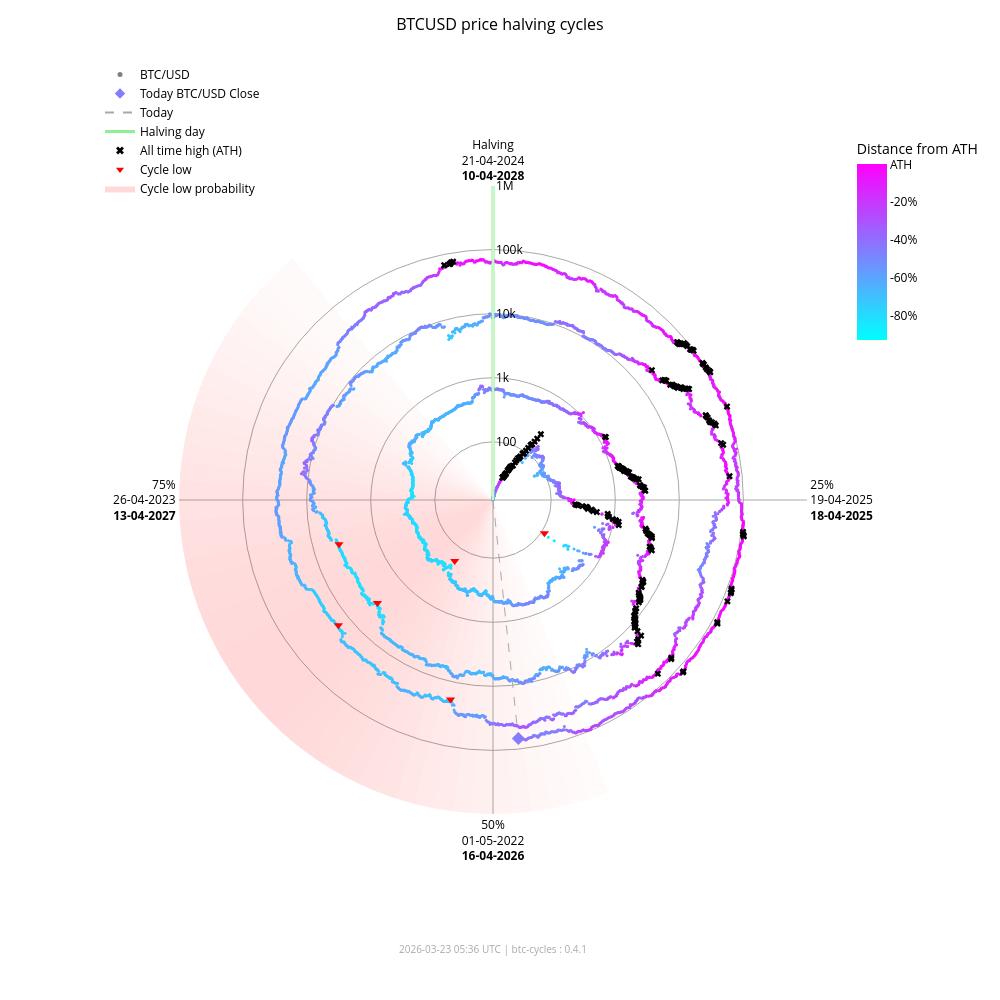

Write notebook code for a chart like this one.
### Markdown cell above
### Interactive chart (plotly)

### Code cell
fig_interactive = btc.plot(
    kind="interactive",
    from_date="2012-11-28",
)
# plotly config for interactivity
config = {"scrollZoom": True, "displayModeBar": True}
# display in notebook
fig_interactive.show(config=config)

### Figure 1 — Plotly figure (JSON) as saved in the notebook; plotly's stock layout.template omitted (floating-point values rounded to 4 significant figures; data arrays with more than 128 entries replaced by an {"elided": "..."} marker saying what was removed)
{"data": [{"fill": "toself", "fillcolor": "rgba(255,0,0,0.017168280509461755)", "hoverinfo": "skip", "line": {"width": 0}, "mode": "lines", "r": [12.35, 1000000, 1000000, 12.35, 12.35], "showlegend": false, "theta": [158.4, 158.4, 162.0, 162.0, 158.4], "type": "scatterpolar"}, {"fill": "toself", "fillcolor": "rgba(255,0,0,0.022114794501891175)", "hoverinfo": "skip", "line": {"width": 0}, "mode": "lines", "r": [12.35, 1000000, 1000000, 12.35, 12.35], "showlegend": false, "theta": [162.0, 162.0, 165.6, 165.6, 162.0], "type": "scatterpolar"}, {"fill": "toself", "fillcolor": "rgba(255,0,0,0.02790404259511669)", "hoverinfo": "skip", "line": {"width": 0}, "mode": "lines", "r": [12.35, 1000000, 1000000, 12.35, 12.35], "showlegend": false, "theta": [165.6, 165.6, 169.2, 169.2, 165.6], "type": "scatterpolar"}, {"fill": "toself", "fillcolor": "rgba(255,0,0,0.034518294852420334)", "hoverinfo": "skip", "line": {"width": 0}, "mode": "lines", "r": [12.35, 1000000, 1000000, 12.35, 12.35], "showlegend": false, "theta": [169.2, 169.2, 172.8, 172.8, 169.2], "type": "scatterpolar"}, {"fill": "toself", "fillcolor": "rgba(255,0,0,0.041901979682821514)", "hoverinfo": "skip", "line": {"width": 0}, "mode": "lines", "r": [12.35, 1000000, 1000000, 12.35, 12.35], "showlegend": false, "theta": [172.8, 172.8, 176.4, 176.4, 172.8], "type": "scatterpolar"}, {"fill": "toself", "fillcolor": "rgba(255,0,0,0.04996405861294358)", "hoverinfo": "skip", "line": {"width": 0}, "mode": "lines", "r": [12.35, 1000000, 1000000, 12.35, 12.35], "showlegend": false, "theta": [176.4, 176.4, 180.0, 180.0, 176.4], "type": "scatterpolar"}, {"fill": "toself", "fillcolor": "rgba(255,0,0,0.05858349692240514)", "hoverinfo": "skip", "line": {"width": 0}, "mode": "lines", "r": [12.35, 1000000, 1000000, 12.35, 12.35], "showlegend": false, "theta": [180.0, 180.0, 183.6, 183.6, 180.0], "type": "scatterpolar"}, {"fill": "toself", "fillcolor": "rgba(255,0,0,0.06761662035375064)", "hoverinfo": "skip", "line": {"width": 0}, "mode": "lines", "r": [12.35, 1000000, 1000000, 12.35, 12.35], "showlegend": false, "theta": [183.6, 183.6, 187.2, 187.2, 183.6], "type": "scatterpolar"}, {"fill": "toself", "fillcolor": "rgba(255,0,0,0.07690481219944661)", "hoverinfo": "skip", "line": {"width": 0}, "mode": "lines", "r": [12.35, 1000000, 1000000, 12.35, 12.35], "showlegend": false, "theta": [187.2, 187.2, 190.8, 190.8, 187.2], "type": "scatterpolar"}, {"fill": "toself", "fillcolor": "rgba(255,0,0,0.08628112000611096)", "hoverinfo": "skip", "line": {"width": 0}, "mode": "lines", "r": [12.35, 1000000, 1000000, 12.35, 12.35], "showlegend": false, "theta": [190.8, 190.8, 194.4, 194.4, 190.8], "type": "scatterpolar"}, {"fill": "toself", "fillcolor": "rgba(255,0,0,0.09557490841018089)", "hoverinfo": "skip", "line": {"width": 0}, "mode": "lines", "r": [12.35, 1000000, 1000000, 12.35, 12.35], "showlegend": false, "theta": [194.4, 194.4, 198.0, 198.0, 194.4], "type": "scatterpolar"}, {"fill": "toself", "fillcolor": "rgba(255,0,0,0.10461455782963762)", "hoverinfo": "skip", "line": {"width": 0}, "mode": "lines", "r": [12.35, 1000000, 1000000, 12.35, 12.35], "showlegend": false, "theta": [198.0, 198.0, 201.6, 201.6, 198.0], "type": "scatterpolar"}, {"fill": "toself", "fillcolor": "rgba(255,0,0,0.11322908719652829)", "hoverinfo": "skip", "line": {"width": 0}, "mode": "lines", "r": [12.35, 1000000, 1000000, 12.35, 12.35], "showlegend": false, "theta": [201.6, 201.6, 205.2, 205.2, 201.6], "type": "scatterpolar"}, {"fill": "toself", "fillcolor": "rgba(255,0,0,0.12125015337052986)", "hoverinfo": "skip", "line": {"width": 0}, "mode": "lines", "r": [12.35, 1000000, 1000000, 12.35, 12.35], "showlegend": false, "theta": [205.2, 205.2, 208.8, 208.8, 205.2], "type": "scatterpolar"}, {"fill": "toself", "fillcolor": "rgba(255,0,0,0.12851590515331976)", "hoverinfo": "skip", "line": {"width": 0}, "mode": "lines", "r": [12.35, 1000000, 1000000, 12.35, 12.35], "showlegend": false, "theta": [208.8, 208.8, 212.4, 212.4, 208.8], "type": "scatterpolar"}, {"fill": "toself", "fillcolor": "rgba(255,0,0,0.13487757461161184)", "hoverinfo": "skip", "line": {"width": 0}, "mode": "lines", "r": [12.35, 1000000, 1000000, 12.35, 12.35], "showlegend": false, "theta": [212.4, 212.4, 216.0, 216.0, 212.4], "type": "scatterpolar"}, {"fill": "toself", "fillcolor": "rgba(255,0,0,0.14020862181849592)", "hoverinfo": "skip", "line": {"width": 0}, "mode": "lines", "r": [12.35, 1000000, 1000000, 12.35, 12.35], "showlegend": false, "theta": [216.0, 216.0, 219.6, 219.6, 216.0], "type": "scatterpolar"}, {"fill": "toself", "fillcolor": "rgba(255,0,0,0.14441504950654527)", "hoverinfo": "skip", "line": {"width": 0}, "mode": "lines", "r": [12.35, 1000000, 1000000, 12.35, 12.35], "showlegend": false, "theta": [219.6, 219.6, 223.2, 223.2, 219.6], "type": "scatterpolar"}, {"fill": "toself", "fillcolor": "rgba(255,0,0,0.14744459351271713)", "hoverinfo": "skip", "line": {"width": 0}, "mode": "lines", "r": [12.35, 1000000, 1000000, 12.35, 12.35], "showlegend": false, "theta": [223.2, 223.2, 226.8, 226.8, 223.2], "type": "scatterpolar"}, {"fill": "toself", "fillcolor": "rgba(255,0,0,0.14929223192296423)", "hoverinfo": "skip", "line": {"width": 0}, "mode": "lines", "r": [12.35, 1000000, 1000000, 12.35, 12.35], "showlegend": false, "theta": [226.8, 226.8, 230.4, 230.4, 226.8], "type": "scatterpolar"}, {"fill": "toself", "fillcolor": "rgba(255,0,0,0.15)", "hoverinfo": "skip", "line": {"width": 0}, "mode": "lines", "r": [12.35, 1000000, 1000000, 12.35, 12.35], "showlegend": false, "theta": [230.4, 230.4, 234.0, 234.0, 230.4], "type": "scatterpolar"}, {"fill": "toself", "fillcolor": "rgba(255,0,0,0.14965033825231114)", "hoverinfo": "skip", "line": {"width": 0}, "mode": "lines", "r": [12.35, 1000000, 1000000, 12.35, 12.35], "showlegend": false, "theta": [234.0, 234.0, 237.6, 237.6, 234.0], "type": "scatterpolar"}, {"fill": "toself", "fillcolor": "rgba(255,0,0,0.14835378057909807)", "hoverinfo": "skip", "line": {"width": 0}, "mode": "lines", "r": [12.35, 1000000, 1000000, 12.35, 12.35], "showlegend": false, "theta": [237.6, 237.6, 241.2, 241.2, 237.6], "type": "scatterpolar"}, {"fill": "toself", "fillcolor": "rgba(255,0,0,0.14623322283554635)", "hoverinfo": "skip", "line": {"width": 0}, "mode": "lines", "r": [12.35, 1000000, 1000000, 12.35, 12.35], "showlegend": false, "theta": [241.2, 241.2, 244.8, 244.8, 241.2], "type": "scatterpolar"}, {"fill": "toself", "fillcolor": "rgba(255,0,0,0.1434078538226231)", "hoverinfo": "skip", "line": {"width": 0}, "mode": "lines", "r": [12.35, 1000000, 1000000, 12.35, 12.35], "showlegend": false, "theta": [244.8, 244.8, 248.4, 248.4, 244.8], "type": "scatterpolar"}, {"fill": "toself", "fillcolor": "rgba(255,0,0,0.13997983179373427)", "hoverinfo": "skip", "line": {"width": 0}, "mode": "lines", "r": [12.35, 1000000, 1000000, 12.35, 12.35], "showlegend": false, "theta": [248.4, 248.4, 252.0, 252.0, 248.4], "type": "scatterpolar"}, {"fill": "toself", "fillcolor": "rgba(255,0,0,0.13602598258454268)", "hoverinfo": "skip", "line": {"width": 0}, "mode": "lines", "r": [12.35, 1000000, 1000000, 12.35, 12.35], "showlegend": false, "theta": [252.0, 252.0, 255.6, 255.6, 252.0], "type": "scatterpolar"}, {"fill": "toself", "fillcolor": "rgba(255,0,0,0.13159547355344953)", "hoverinfo": "skip", "line": {"width": 0}, "mode": "lines", "r": [12.35, 1000000, 1000000, 12.35, 12.35], "showlegend": false, "theta": [255.6, 255.6, 259.2, 259.2, 255.6], "type": "scatterpolar"}, {"fill": "toself", "fillcolor": "rgba(255,0,0,0.12671301775492697)", "hoverinfo": "skip", "line": {"width": 0}, "mode": "lines", "r": [12.35, 1000000, 1000000, 12.35, 12.35], "showlegend": false, "theta": [259.2, 259.2, 262.8, 262.8, 259.2], "type": "scatterpolar"}, {"fill": "toself", "fillcolor": "rgba(255,0,0,0.12138610149219965)", "hoverinfo": "skip", "line": {"width": 0}, "mode": "lines", "r": [12.35, 1000000, 1000000, 12.35, 12.35], "showlegend": false, "theta": [262.8, 262.8, 266.4, 266.4, 262.8], "type": "scatterpolar"}, {"fill": "toself", "fillcolor": "rgba(255,0,0,0.1156142551644921)", "hoverinfo": "skip", "line": {"width": 0}, "mode": "lines", "r": [12.35, 1000000, 1000000, 12.35, 12.35], "showlegend": false, "theta": [266.4, 266.4, 270.0, 270.0, 266.4], "type": "scatterpolar"}, {"fill": "toself", "fillcolor": "rgba(255,0,0,0.10939851441251548)", "hoverinfo": "skip", "line": {"width": 0}, "mode": "lines", "r": [12.35, 1000000, 1000000, 12.35, 12.35], "showlegend": false, "theta": [270.0, 270.0, 273.6, 273.6, 270.0], "type": "scatterpolar"}, {"fill": "toself", "fillcolor": "rgba(255,0,0,0.10274974912946185)", "hoverinfo": "skip", "line": {"width": 0}, "mode": "lines", "r": [12.35, 1000000, 1000000, 12.35, 12.35], "showlegend": false, "theta": [273.6, 273.6, 277.2, 277.2, 273.6], "type": "scatterpolar"}, {"fill": "toself", "fillcolor": "rgba(255,0,0,0.09569517349791425)", "hoverinfo": "skip", "line": {"width": 0}, "mode": "lines", "r": [12.35, 1000000, 1000000, 12.35, 12.35], "showlegend": false, "theta": [277.2, 277.2, 280.8, 280.8, 277.2], "type": "scatterpolar"}, {"fill": "toself", "fillcolor": "rgba(255,0,0,0.08828282625646727)", "hoverinfo": "skip", "line": {"width": 0}, "mode": "lines", "r": [12.35, 1000000, 1000000, 12.35, 12.35], "showlegend": false, "theta": [280.8, 280.8, 284.4, 284.4, 280.8], "type": "scatterpolar"}, {"fill": "toself", "fillcolor": "rgba(255,0,0,0.08058400018765345)", "hoverinfo": "skip", "line": {"width": 0}, "mode": "lines", "r": [12.35, 1000000, 1000000, 12.35, 12.35], "showlegend": false, "theta": [284.4, 284.4, 288.0, 288.0, 284.4], "type": "scatterpolar"}, {"fill": "toself", "fillcolor": "rgba(255,0,0,0.07269354608292704)", "hoverinfo": "skip", "line": {"width": 0}, "mode": "lines", "r": [12.35, 1000000, 1000000, 12.35, 12.35], "showlegend": false, "theta": [288.0, 288.0, 291.6, 291.6, 288.0], "type": "scatterpolar"}, {"fill": "toself", "fillcolor": "rgba(255,0,0,0.06472784449068783)", "hoverinfo": "skip", "line": {"width": 0}, "mode": "lines", "r": [12.35, 1000000, 1000000, 12.35, 12.35], "showlegend": false, "theta": [291.6, 291.6, 295.2, 295.2, 291.6], "type": "scatterpolar"}, {"fill": "toself", "fillcolor": "rgba(255,0,0,0.05682021976743955)", "hoverinfo": "skip", "line": {"width": 0}, "mode": "lines", "r": [12.35, 1000000, 1000000, 12.35, 12.35], "showlegend": false, "theta": [295.2, 295.2, 298.8, 298.8, 295.2], "type": "scatterpolar"}, {"fill": "toself", "fillcolor": "rgba(255,0,0,0.04911378436707333)", "hoverinfo": "skip", "line": {"width": 0}, "mode": "lines", "r": [12.35, 1000000, 1000000, 12.35, 12.35], "showlegend": false, "theta": [298.8, 298.8, 302.4, 302.4, 298.8], "type": "scatterpolar"}, {"fill": "toself", "fillcolor": "rgba(255,0,0,0.04175213714896469)", "hoverinfo": "skip", "line": {"width": 0}, "mode": "lines", "r": [12.35, 1000000, 1000000, 12.35, 12.35], "showlegend": false, "theta": [302.4, 302.4, 306.0, 306.0, 302.4], "type": "scatterpolar"}, {"fill": "toself", "fillcolor": "rgba(255,0,0,0.034868865657538876)", "hoverinfo": "skip", "line": {"width": 0}, "mode": "lines", "r": [12.35, 1000000, 1000000, 12.35, 12.35], "showlegend": false, "theta": [306.0, 306.0, 309.6, 309.6, 306.0], "type": "scatterpolar"}, {"fill": "toself", "fillcolor": "rgba(255,0,0,0.02857722515334582)", "hoverinfo": "skip", "line": {"width": 0}, "mode": "lines", "r": [12.35, 1000000, 1000000, 12.35, 12.35], "showlegend": false, "theta": [309.6, 309.6, 313.2, 313.2, 309.6], "type": "scatterpolar"}, {"fill": "toself", "fillcolor": "rgba(255,0,0,0.022961515313555197)", "hoverinfo": "skip", "line": {"width": 0}, "mode": "lines", "r": [12.35, 1000000, 1000000, 12.35, 12.35], "showlegend": false, "theta": [313.2, 313.2, 316.8, 316.8, 313.2], "type": "scatterpolar"}, {"fill": "toself", "fillcolor": "rgba(255,0,0,0.01807146942917362)", "hoverinfo": "skip", "line": {"width": 0}, "mode": "lines", "r": [12.35, 1000000, 1000000, 12.35, 12.35], "showlegend": false, "theta": [316.8, 316.8, 320.4, 320.4, 316.8], "type": "scatterpolar"}, {"hoverinfo": "text", "marker": {"color": {"elided": "4864 str values"}, "size": 3}, "mode": "markers", "r": {"elided": "4864 float values"}, "showlegend": false, "text": {"elided": "4864 str values"}, "theta": {"elided": "4864 float values"}, "type": "scatterpolar"}, {"hoverinfo": "skip", "line": {"color": "lightgreen", "width": 3}, "mode": "lines", "r": [12.35, 1000000], "showlegend": false, "theta": [0, 0], "type": "scatterpolar"}, {"hoverinfo": "skip", "line": {"color": "darkgrey", "dash": "dash", "width": 1}, "mode": "lines", "r": [12.35, 68700.0], "showlegend": false, "theta": [173.9, 173.9], "type": "scatterpolar"}, {"hoverinfo": "text", "marker": {"color": "#847bff", "size": 10, "symbol": "diamond"}, "mode": "markers", "r": [68700.0], "showlegend": false, "text": ["Today<br>Date: 2026-03-23<br>Price: $68,702.90"], "theta": [173.9], "type": "scatterpolar"}, {"hoverinfo": "text", "marker": {"color": "black", "size": 6, "symbol": "x"}, "mode": "markers", "r": {"elided": "195 float values"}, "showlegend": false, "text": {"elided": "195 str values"}, "theta": {"elided": "195 float values"}, "type": "scatterpolar"}, {"hoverinfo": "text", "marker": {"color": "red", "size": 8, "symbol": "triangle-down"}, "mode": "markers", "r": [111.6, 164.9, 3233.0, 3925.0, 18950.0, 15760.0], "showlegend": false, "text": ["Cycle Low<br>Date: 2014-02-21<br>Price: $111.56<br>ATH distance: -91.0%", "Cycle Low<br>Date: 2015-01-14<br>Price: $164.92<br>ATH distance: -86.7%", "Cycle Low<br>Date: 2018-12-15<br>Price: $3,232.51<br>ATH distance: -83.3%", "Cycle Low<br>Date: 2019-03-25<br>Price: $3,924.55<br>ATH distance: -79.7%", "Cycle Low<br>Date: 2022-06-18<br>Price: $18,954.25<br>ATH distance: -71.9%", "Cycle Low<br>Date: 2022-11-21<br>Price: $15,760.19<br>ATH distance: -76.7%"], "theta": [122.8, 212.1, 228.3, 254.0, 192.0, 231.0], "type": "scatterpolar"}, {"marker": {"color": "grey", "size": 5}, "mode": "markers", "name": "BTC/USD", "r": [null], "theta": [null], "type": "scatterpolar"}, {"marker": {"color": "#847bff", "size": 8, "symbol": "diamond"}, "mode": "markers", "name": "Today BTC/USD Close", "r": [null], "theta": [null], "type": "scatterpolar"}, {"line": {"color": "darkgrey", "dash": "dash"}, "mode": "lines", "name": "Today", "r": [null], "theta": [null], "type": "scatterpolar"}, {"line": {"color": "lightgreen", "width": 3}, "mode": "lines", "name": "Halving day", "r": [null], "theta": [null], "type": "scatterpolar"}, {"marker": {"color": "black", "size": 7, "symbol": "x"}, "mode": "markers", "name": "All time high (ATH)", "r": [null], "theta": [null], "type": "scatterpolar"}, {"marker": {"color": "red", "size": 7, "symbol": "triangle-down"}, "mode": "markers", "name": "Cycle low", "r": [null], "theta": [null], "type": "scatterpolar"}, {"fill": "toself", "fillcolor": "rgba(255,0,0,0.15)", "line": {"width": 0}, "mode": "lines", "name": "Cycle low probability", "r": [null], "theta": [null], "type": "scatterpolar"}, {"hoverinfo": "skip", "marker": {"cmax": 0, "cmin": -0.9307, "color": [0], "colorbar": {"len": 0.25, "ticktext": ["ATH", "-20%", "-40%", "-60%", "-80%", "-100%"], "tickvals": [0, -0.2, -0.4, -0.6, -0.8, -1.0], "title": {"text": "Distance from ATH"}, "x": 0.95, "y": 0.92, "yanchor": "top"}, "colorscale": {"elided": "256x2 mixed values"}, "showscale": true, "size": 0}, "mode": "markers", "r": [null], "showlegend": false, "theta": [null], "type": "scatterpolar"}], "layout": {"annotations": [{"font": {"color": "darkgrey", "size": 10}, "showarrow": false, "text": "2026-03-23 05:36 UTC | btc-cycles : 0.4.1", "x": 0.5, "xref": "paper", "y": -0.02, "yref": "paper"}], "font": {"color": "black"}, "height": 1000, "legend": {"bgcolor": "rgba(0,0,0,0)", "font": {"color": "black"}, "x": 0.0, "y": 1.0}, "margin": {"b": 60, "l": 100, "r": 80, "t": 60}, "paper_bgcolor": "white", "plot_bgcolor": "white", "polar": {"angularaxis": {"color": "black", "direction": "clockwise", "gridcolor": "darkgrey", "rotation": 90, "ticktext": ["Halving<br>21-04-2024<br><b>10-04-2028</b>", "25%<br>19-04-2025<br><b>18-04-2025</b>", "50%<br>01-05-2022<br><b>16-04-2026</b>", "75%<br>26-04-2023<br><b>13-04-2027</b>"], "tickvals": [0, 90, 180, 270]}, "bgcolor": "white", "domain": {"x": [0.1, 0.9], "y": [0.05, 0.95]}, "radialaxis": {"angle": 90, "color": "black", "gridcolor": "darkgrey", "range": [1.092, 6.0], "tickangle": 90, "ticktext": ["100", "1k", "10k", "100k", "1M"], "tickvals": [100, 1000, 10000, 100000, 1000000], "type": "log"}}, "title": {"font": {"color": "black", "size": 16}, "text": "BTCUSD price halving cycles", "x": 0.5}, "width": 1000}}
